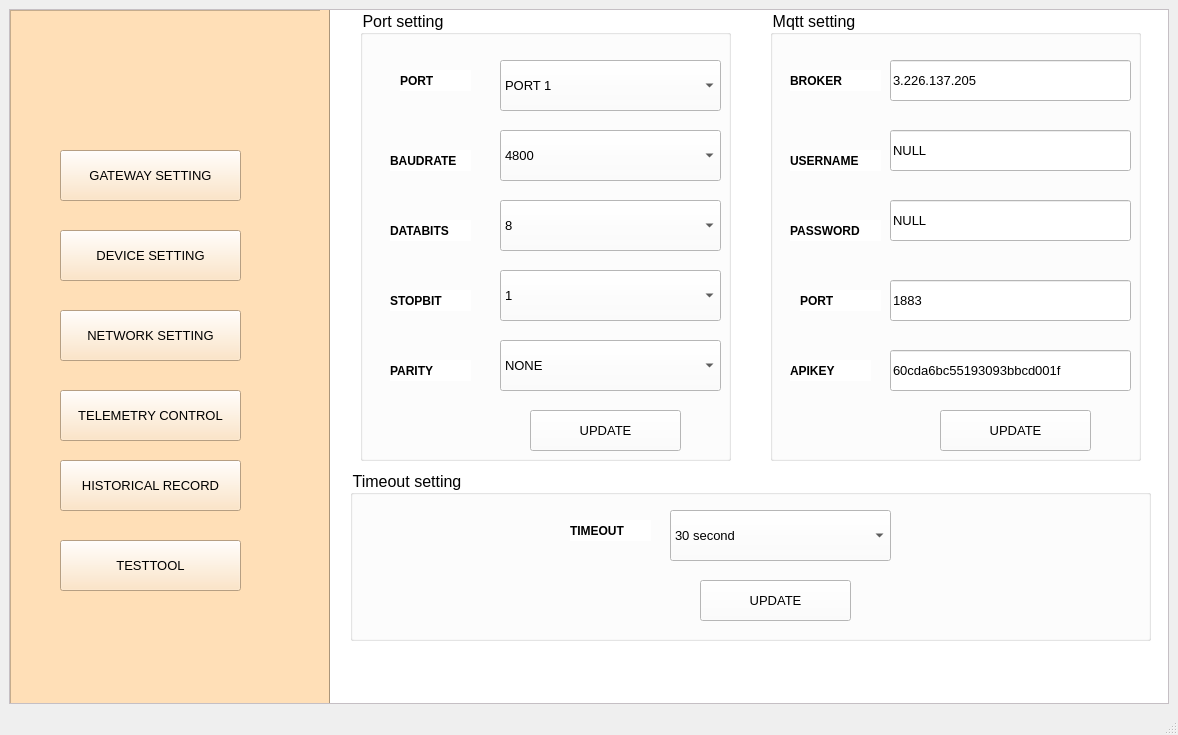
<?xml version="1.0" encoding="UTF-8"?>
<ui version="4.0">
 <class>MainWindow</class>
 <widget class="QMainWindow" name="MainWindow">
  <property name="geometry">
   <rect>
    <x>0</x>
    <y>0</y>
    <width>1178</width>
    <height>735</height>
   </rect>
  </property>
  <property name="windowTitle">
   <string>TEST TOOL</string>
  </property>
  <widget class="QWidget" name="centralwidget">
   <layout class="QVBoxLayout" name="verticalLayout">
    <item>
     <widget class="QScrollArea" name="scrollArea">
      <property name="styleSheet">
       <string notr="true">background-color:rgb(255, 248, 254)
</string>
      </property>
      <property name="widgetResizable">
       <bool>true</bool>
      </property>
      <widget class="QWidget" name="scrollAreaWidgetContents">
       <property name="geometry">
        <rect>
         <x>0</x>
         <y>0</y>
         <width>1154</width>
         <height>660</height>
        </rect>
       </property>
       <widget class="QFrame" name="list">
        <property name="geometry">
         <rect>
          <x>0</x>
          <y>0</y>
          <width>321</width>
          <height>761</height>
         </rect>
        </property>
        <property name="styleSheet">
         <string notr="true">background-color:rgb(255, 223, 183)</string>
        </property>
        <property name="frameShape">
         <enum>QFrame::StyledPanel</enum>
        </property>
        <property name="frameShadow">
         <enum>QFrame::Raised</enum>
        </property>
        <widget class="QPushButton" name="network">
         <property name="geometry">
          <rect>
           <x>50</x>
           <y>300</y>
           <width>181</width>
           <height>51</height>
          </rect>
         </property>
         <property name="font">
          <font>
           <family>Segoe UI</family>
           <pointsize>10</pointsize>
          </font>
         </property>
         <property name="text">
          <string>NETWORK SETTING</string>
         </property>
        </widget>
        <widget class="QPushButton" name="modbus">
         <property name="geometry">
          <rect>
           <x>50</x>
           <y>140</y>
           <width>181</width>
           <height>51</height>
          </rect>
         </property>
         <property name="font">
          <font>
           <pointsize>10</pointsize>
          </font>
         </property>
         <property name="text">
          <string>GATEWAY SETTING</string>
         </property>
        </widget>
        <widget class="QPushButton" name="devicelist">
         <property name="geometry">
          <rect>
           <x>50</x>
           <y>220</y>
           <width>181</width>
           <height>51</height>
          </rect>
         </property>
         <property name="font">
          <font>
           <pointsize>10</pointsize>
          </font>
         </property>
         <property name="text">
          <string>DEVICE SETTING</string>
         </property>
        </widget>
        <widget class="QPushButton" name="testtool">
         <property name="geometry">
          <rect>
           <x>50</x>
           <y>450</y>
           <width>181</width>
           <height>51</height>
          </rect>
         </property>
         <property name="font">
          <font>
           <pointsize>10</pointsize>
          </font>
         </property>
         <property name="text">
          <string>HISTORICAL RECORD</string>
         </property>
        </widget>
        <widget class="Line" name="line">
         <property name="geometry">
          <rect>
           <x>310</x>
           <y>0</y>
           <width>20</width>
           <height>761</height>
          </rect>
         </property>
         <property name="font">
          <font>
           <weight>50</weight>
           <bold>false</bold>
          </font>
         </property>
         <property name="orientation">
          <enum>Qt::Vertical</enum>
         </property>
        </widget>
        <widget class="QPushButton" name="testtool_2">
         <property name="geometry">
          <rect>
           <x>50</x>
           <y>530</y>
           <width>181</width>
           <height>51</height>
          </rect>
         </property>
         <property name="font">
          <font>
           <pointsize>10</pointsize>
          </font>
         </property>
         <property name="text">
          <string>TESTTOOL</string>
         </property>
        </widget>
        <widget class="QPushButton" name="testtool_3">
         <property name="geometry">
          <rect>
           <x>50</x>
           <y>380</y>
           <width>181</width>
           <height>51</height>
          </rect>
         </property>
         <property name="font">
          <font>
           <pointsize>10</pointsize>
          </font>
         </property>
         <property name="text">
          <string>TELEMETRY CONTROL</string>
         </property>
        </widget>
        <zorder>modbus</zorder>
        <zorder>devicelist</zorder>
        <zorder>testtool</zorder>
        <zorder>line</zorder>
        <zorder>network</zorder>
        <zorder>testtool_2</zorder>
        <zorder>testtool_3</zorder>
       </widget>
       <widget class="QFrame" name="seial_workspace">
        <property name="geometry">
         <rect>
          <x>320</x>
          <y>0</y>
          <width>1001</width>
          <height>761</height>
         </rect>
        </property>
        <property name="styleSheet">
         <string notr="true">background-color:rgb(255, 255, 255)</string>
        </property>
        <widget class="QGroupBox" name="groupBox">
         <property name="geometry">
          <rect>
           <x>30</x>
           <y>0</y>
           <width>371</width>
           <height>451</height>
          </rect>
         </property>
         <property name="font">
          <font>
           <pointsize>12</pointsize>
          </font>
         </property>
         <property name="title">
          <string>Port setting</string>
         </property>
         <widget class="QComboBox" name="parity">
          <property name="geometry">
           <rect>
            <x>140</x>
            <y>50</y>
            <width>221</width>
            <height>51</height>
           </rect>
          </property>
          <property name="font">
           <font>
            <pointsize>10</pointsize>
           </font>
          </property>
          <item>
           <property name="text">
            <string>PORT 1</string>
           </property>
          </item>
          <item>
           <property name="text">
            <string>PORT 2</string>
           </property>
          </item>
         </widget>
         <widget class="QLabel" name="label_18">
          <property name="geometry">
           <rect>
            <x>40</x>
            <y>60</y>
            <width>71</width>
            <height>21</height>
           </rect>
          </property>
          <property name="font">
           <font>
            <pointsize>9</pointsize>
            <weight>75</weight>
            <bold>true</bold>
           </font>
          </property>
          <property name="text">
           <string>PORT</string>
          </property>
         </widget>
         <widget class="QComboBox" name="parity_2">
          <property name="geometry">
           <rect>
            <x>140</x>
            <y>120</y>
            <width>221</width>
            <height>51</height>
           </rect>
          </property>
          <property name="font">
           <font>
            <pointsize>10</pointsize>
           </font>
          </property>
          <item>
           <property name="text">
            <string>4800</string>
           </property>
          </item>
          <item>
           <property name="text">
            <string>9600</string>
           </property>
          </item>
          <item>
           <property name="text">
            <string>19200</string>
           </property>
          </item>
          <item>
           <property name="text">
            <string>38400</string>
           </property>
          </item>
          <item>
           <property name="text">
            <string>115200</string>
           </property>
          </item>
         </widget>
         <widget class="QLabel" name="label_19">
          <property name="geometry">
           <rect>
            <x>30</x>
            <y>140</y>
            <width>81</width>
            <height>21</height>
           </rect>
          </property>
          <property name="font">
           <font>
            <pointsize>9</pointsize>
            <weight>75</weight>
            <bold>true</bold>
           </font>
          </property>
          <property name="text">
           <string>BAUDRATE</string>
          </property>
         </widget>
         <widget class="QLabel" name="label_20">
          <property name="geometry">
           <rect>
            <x>30</x>
            <y>210</y>
            <width>81</width>
            <height>21</height>
           </rect>
          </property>
          <property name="font">
           <font>
            <pointsize>9</pointsize>
            <weight>75</weight>
            <bold>true</bold>
           </font>
          </property>
          <property name="text">
           <string>DATABITS</string>
          </property>
         </widget>
         <widget class="QComboBox" name="parity_3">
          <property name="geometry">
           <rect>
            <x>140</x>
            <y>190</y>
            <width>221</width>
            <height>51</height>
           </rect>
          </property>
          <property name="font">
           <font>
            <pointsize>10</pointsize>
           </font>
          </property>
          <item>
           <property name="text">
            <string>8</string>
           </property>
          </item>
          <item>
           <property name="text">
            <string>7</string>
           </property>
          </item>
         </widget>
         <widget class="QLabel" name="label_21">
          <property name="geometry">
           <rect>
            <x>30</x>
            <y>280</y>
            <width>81</width>
            <height>21</height>
           </rect>
          </property>
          <property name="font">
           <font>
            <pointsize>9</pointsize>
            <weight>75</weight>
            <bold>true</bold>
           </font>
          </property>
          <property name="text">
           <string>STOPBIT</string>
          </property>
         </widget>
         <widget class="QComboBox" name="parity_4">
          <property name="geometry">
           <rect>
            <x>140</x>
            <y>260</y>
            <width>221</width>
            <height>51</height>
           </rect>
          </property>
          <property name="font">
           <font>
            <pointsize>10</pointsize>
           </font>
          </property>
          <item>
           <property name="text">
            <string>1</string>
           </property>
          </item>
          <item>
           <property name="text">
            <string>2</string>
           </property>
          </item>
         </widget>
         <widget class="QLabel" name="label_22">
          <property name="geometry">
           <rect>
            <x>30</x>
            <y>350</y>
            <width>81</width>
            <height>21</height>
           </rect>
          </property>
          <property name="font">
           <font>
            <pointsize>9</pointsize>
            <weight>75</weight>
            <bold>true</bold>
           </font>
          </property>
          <property name="text">
           <string>PARITY</string>
          </property>
         </widget>
         <widget class="QComboBox" name="parity_5">
          <property name="geometry">
           <rect>
            <x>140</x>
            <y>330</y>
            <width>221</width>
            <height>51</height>
           </rect>
          </property>
          <property name="font">
           <font>
            <pointsize>10</pointsize>
           </font>
          </property>
          <item>
           <property name="text">
            <string>NONE</string>
           </property>
          </item>
          <item>
           <property name="text">
            <string>1</string>
           </property>
          </item>
         </widget>
         <widget class="QPushButton" name="connect">
          <property name="geometry">
           <rect>
            <x>170</x>
            <y>400</y>
            <width>151</width>
            <height>41</height>
           </rect>
          </property>
          <property name="font">
           <font>
            <pointsize>10</pointsize>
           </font>
          </property>
          <property name="text">
           <string>UPDATE</string>
          </property>
         </widget>
        </widget>
        <widget class="QGroupBox" name="groupBox_2">
         <property name="geometry">
          <rect>
           <x>440</x>
           <y>0</y>
           <width>371</width>
           <height>451</height>
          </rect>
         </property>
         <property name="font">
          <font>
           <pointsize>12</pointsize>
           <underline>false</underline>
          </font>
         </property>
         <property name="title">
          <string>Mqtt setting</string>
         </property>
         <widget class="QLabel" name="label_23">
          <property name="geometry">
           <rect>
            <x>20</x>
            <y>60</y>
            <width>91</width>
            <height>21</height>
           </rect>
          </property>
          <property name="font">
           <font>
            <pointsize>9</pointsize>
            <weight>75</weight>
            <bold>true</bold>
           </font>
          </property>
          <property name="text">
           <string>BROKER</string>
          </property>
         </widget>
         <widget class="QLabel" name="label_24">
          <property name="geometry">
           <rect>
            <x>20</x>
            <y>140</y>
            <width>91</width>
            <height>21</height>
           </rect>
          </property>
          <property name="font">
           <font>
            <pointsize>9</pointsize>
            <weight>75</weight>
            <bold>true</bold>
           </font>
          </property>
          <property name="text">
           <string>USERNAME</string>
          </property>
         </widget>
         <widget class="QLabel" name="label_25">
          <property name="geometry">
           <rect>
            <x>20</x>
            <y>210</y>
            <width>91</width>
            <height>21</height>
           </rect>
          </property>
          <property name="font">
           <font>
            <pointsize>9</pointsize>
            <weight>75</weight>
            <bold>true</bold>
           </font>
          </property>
          <property name="text">
           <string>PASSWORD</string>
          </property>
         </widget>
         <widget class="QLabel" name="label_26">
          <property name="geometry">
           <rect>
            <x>30</x>
            <y>280</y>
            <width>81</width>
            <height>21</height>
           </rect>
          </property>
          <property name="font">
           <font>
            <pointsize>9</pointsize>
            <weight>75</weight>
            <bold>true</bold>
           </font>
          </property>
          <property name="text">
           <string>PORT</string>
          </property>
         </widget>
         <widget class="QLabel" name="label_27">
          <property name="geometry">
           <rect>
            <x>20</x>
            <y>350</y>
            <width>81</width>
            <height>21</height>
           </rect>
          </property>
          <property name="font">
           <font>
            <pointsize>9</pointsize>
            <weight>75</weight>
            <bold>true</bold>
           </font>
          </property>
          <property name="text">
           <string>APIKEY</string>
          </property>
         </widget>
         <widget class="QPushButton" name="connect_2">
          <property name="geometry">
           <rect>
            <x>170</x>
            <y>400</y>
            <width>151</width>
            <height>41</height>
           </rect>
          </property>
          <property name="font">
           <font>
            <pointsize>10</pointsize>
           </font>
          </property>
          <property name="text">
           <string>UPDATE</string>
          </property>
         </widget>
         <widget class="QLineEdit" name="lineEdit">
          <property name="geometry">
           <rect>
            <x>120</x>
            <y>50</y>
            <width>241</width>
            <height>41</height>
           </rect>
          </property>
          <property name="font">
           <font>
            <pointsize>10</pointsize>
           </font>
          </property>
          <property name="text">
           <string>3.226.137.205</string>
          </property>
         </widget>
         <widget class="QLineEdit" name="lineEdit_2">
          <property name="geometry">
           <rect>
            <x>120</x>
            <y>120</y>
            <width>241</width>
            <height>41</height>
           </rect>
          </property>
          <property name="font">
           <font>
            <pointsize>10</pointsize>
           </font>
          </property>
          <property name="text">
           <string>NULL</string>
          </property>
         </widget>
         <widget class="QLineEdit" name="lineEdit_3">
          <property name="geometry">
           <rect>
            <x>120</x>
            <y>190</y>
            <width>241</width>
            <height>41</height>
           </rect>
          </property>
          <property name="font">
           <font>
            <pointsize>10</pointsize>
           </font>
          </property>
          <property name="text">
           <string>NULL</string>
          </property>
         </widget>
         <widget class="QLineEdit" name="lineEdit_4">
          <property name="geometry">
           <rect>
            <x>120</x>
            <y>270</y>
            <width>241</width>
            <height>41</height>
           </rect>
          </property>
          <property name="font">
           <font>
            <pointsize>10</pointsize>
           </font>
          </property>
          <property name="text">
           <string>1883</string>
          </property>
         </widget>
         <widget class="QLineEdit" name="lineEdit_5">
          <property name="geometry">
           <rect>
            <x>120</x>
            <y>340</y>
            <width>241</width>
            <height>41</height>
           </rect>
          </property>
          <property name="font">
           <font>
            <pointsize>10</pointsize>
           </font>
          </property>
          <property name="text">
           <string>60cda6bc55193093bbcd001f</string>
          </property>
         </widget>
        </widget>
        <widget class="QGroupBox" name="groupBox_3">
         <property name="geometry">
          <rect>
           <x>20</x>
           <y>460</y>
           <width>801</width>
           <height>171</height>
          </rect>
         </property>
         <property name="font">
          <font>
           <pointsize>12</pointsize>
          </font>
         </property>
         <property name="title">
          <string>Timeout setting</string>
         </property>
         <widget class="QComboBox" name="parity_6">
          <property name="geometry">
           <rect>
            <x>320</x>
            <y>40</y>
            <width>221</width>
            <height>51</height>
           </rect>
          </property>
          <property name="font">
           <font>
            <pointsize>10</pointsize>
           </font>
          </property>
          <item>
           <property name="text">
            <string>30 second</string>
           </property>
          </item>
          <item>
           <property name="text">
            <string>1 minute</string>
           </property>
          </item>
          <item>
           <property name="text">
            <string>3 minutes</string>
           </property>
          </item>
          <item>
           <property name="text">
            <string>5 minutes</string>
           </property>
          </item>
          <item>
           <property name="text">
            <string>10 minutes</string>
           </property>
          </item>
          <item>
           <property name="text">
            <string>30 minutes</string>
           </property>
          </item>
          <item>
           <property name="text">
            <string>60 minutes</string>
           </property>
          </item>
         </widget>
         <widget class="QLabel" name="label_28">
          <property name="geometry">
           <rect>
            <x>220</x>
            <y>50</y>
            <width>81</width>
            <height>21</height>
           </rect>
          </property>
          <property name="font">
           <font>
            <pointsize>9</pointsize>
            <weight>75</weight>
            <bold>true</bold>
           </font>
          </property>
          <property name="text">
           <string>TIMEOUT</string>
          </property>
         </widget>
         <widget class="QPushButton" name="connect_3">
          <property name="geometry">
           <rect>
            <x>350</x>
            <y>110</y>
            <width>151</width>
            <height>41</height>
           </rect>
          </property>
          <property name="font">
           <font>
            <pointsize>10</pointsize>
           </font>
          </property>
          <property name="text">
           <string>UPDATE</string>
          </property>
         </widget>
        </widget>
       </widget>
      </widget>
     </widget>
    </item>
   </layout>
  </widget>
  <widget class="QStatusBar" name="statusbar"/>
  <widget class="QMenuBar" name="menubar">
   <property name="geometry">
    <rect>
     <x>0</x>
     <y>0</y>
     <width>1178</width>
     <height>26</height>
    </rect>
   </property>
  </widget>
 </widget>
 <resources/>
 <connections/>
</ui>
